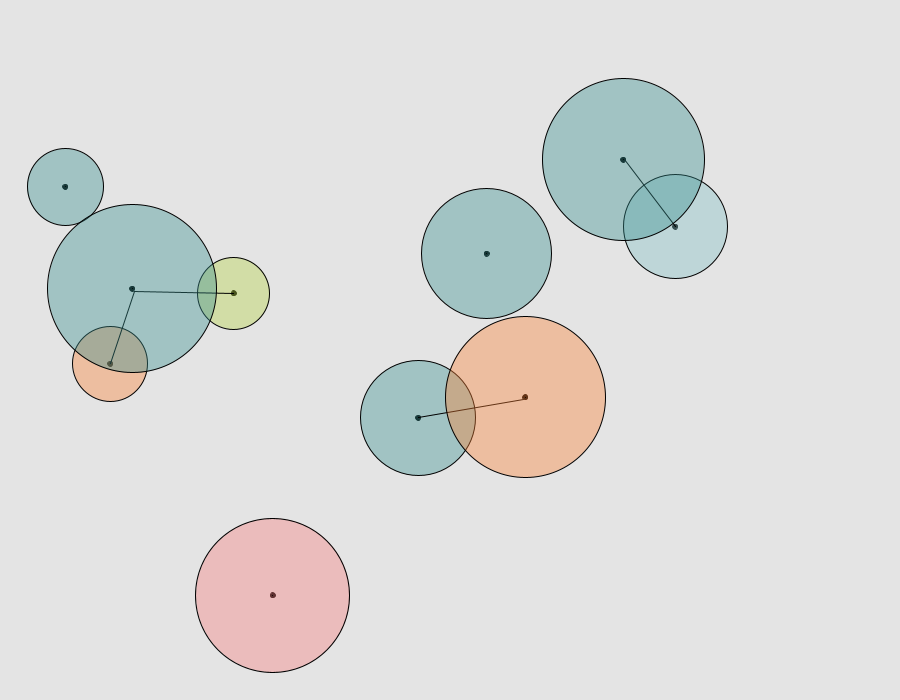
Frame 1 (no input)
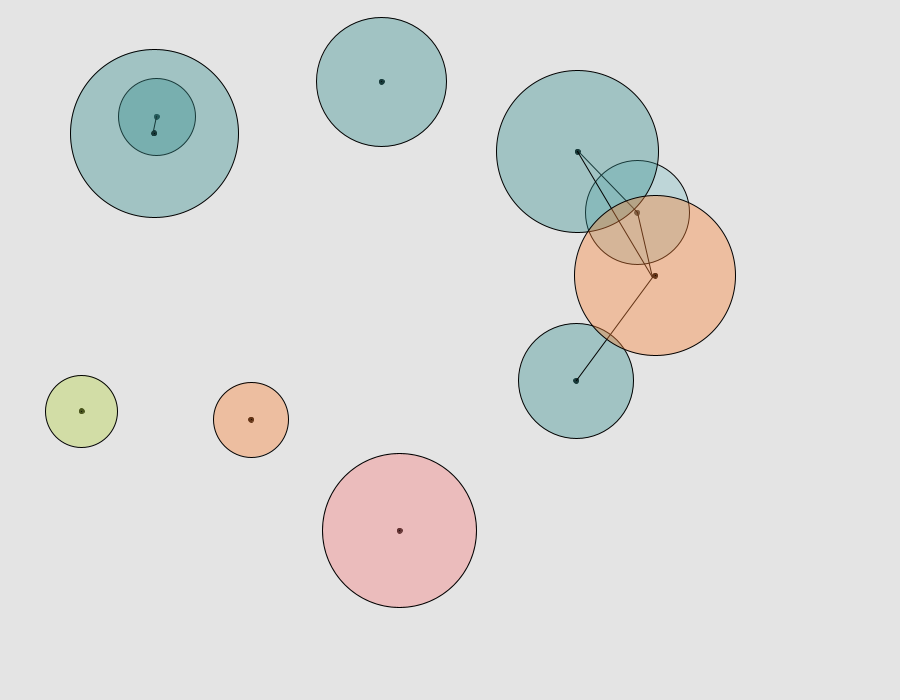
Frame 60 (the mouse pressed at the canvas centre just before this capture)
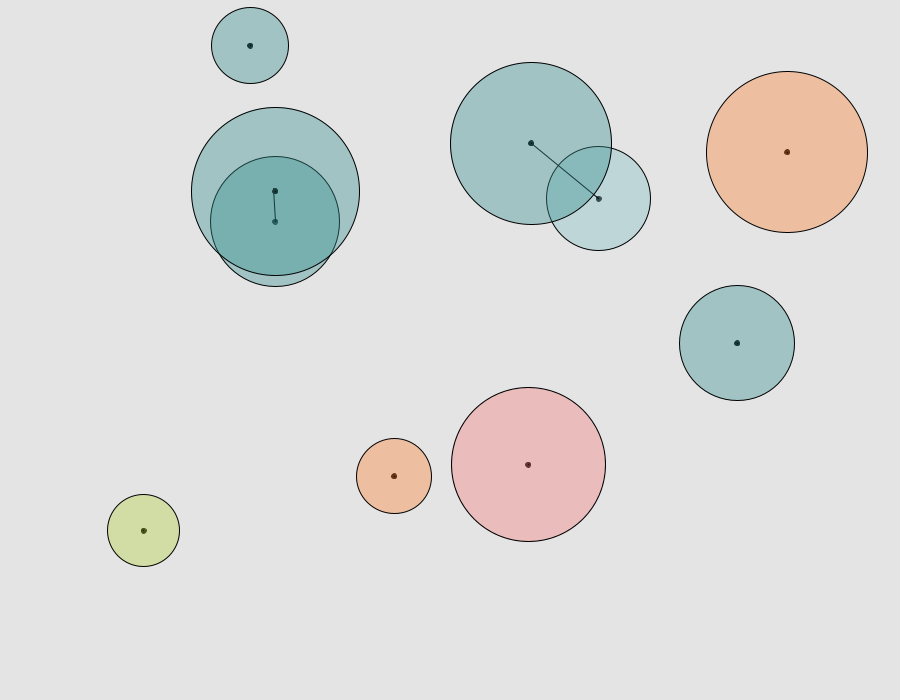
Frame 120 (the mouse held since frame 60 and released just before this capture)

The Processing sketch that drew these frames (run headless with seeded random() and noise(); from frame 60 on, the mouse is pressed at the canvas centre):

// Processing sketch: bg_animation
// ── bg_animation.pde
color[] colors = {
    color(56, 144, 144, 100), 
    color(244, 126, 125, 100), 
    color(181, 208, 69, 100), 
    color(251, 131, 53, 100), 
    color(129, 192, 197, 100)
};

color bg = color(228, 228, 228);

ArrayList<Element> elements = new ArrayList<Element>();

int minSpeed = -3;
int maxSpeed = 3;

int minSize = 35;
int maxSize = 100;

int previousMouseX = 0;
int previousMouseY = 0;

void setup() {
    size(900, 700);
    for (int i = 0; i < 10; ++i) {
        float radius = random(minSize, maxSize);
        elements.add(new Element(random(radius, width-radius), random(radius, height-radius), radius));
    }
}

void draw() {
    background(bg);
    for (int i = 0; i < elements.size(); ++i) {
        elements.get(i).update();
        for (int j = i; j < elements.size(); ++j) {
            if (dist(elements.get(i).location.x, elements.get(i).location.y, elements.get(j).location.x, elements.get(j).location.y) < elements.get(i).radius + elements.get(j).radius) {
                line(elements.get(i).location.x, elements.get(i).location.y, elements.get(j).location.x, elements.get(j).location.y);
            }
        }
    }
}


void mousePressed() {
    previousMouseX = mouseX;
    previousMouseY = mouseY;
}
void mouseReleased() {
    float radius = random(minSize, maxSize);
    float x = mouseX;
    float y = mouseY;

    if (mouseX < radius) {
        x = radius;    
    } else if (mouseX > width - radius) {
        x = width - radius;
    }

    if (mouseY < radius) {
        y = radius;
    } else if (mouseY > height - radius) {
        y = height - radius;
    }

    if (previousMouseX - mouseX == 0 && previousMouseY - mouseY == 0) {
        elements.add(new Element(x, y, radius));
    } else {
        PVector velocity = new PVector(map(mouseX - previousMouseX, -width, width, -5, 5), map(mouseY - previousMouseY, -height, height, -5, 5));
        elements.add(new Element(x, y, radius, velocity));   
    }
}

class Element {

    PVector location;
    PVector velocity;
    float radius;
    color c = colors[int(random(colors.length))];
    
    Element(float x, float y, float radius) {
        this.location = new PVector(x, y);
        this.velocity = new PVector(random(minSpeed, maxSpeed), random(minSpeed, maxSpeed));
        this.radius = radius;
    }

    Element(float x, float y, float radius, PVector velocity) {
        this.location = new PVector(x, y);
        this.velocity = velocity;
        this.radius = radius;
    }

    void update() {
        location.add(velocity);
        
        //bounce
        if (location.x < radius || location.x > width-radius) {
            velocity.x = velocity.x * -1;
        }

        if (location.y < radius || location.y > height-radius) {
            velocity.y = velocity.y * -1;
        }

        stroke(0);
        fill(0);
        ellipse(location.x, location.y, 5, 5);
        fill(c);
        ellipse(location.x, location.y, radius * 2, radius * 2);
    }
}
